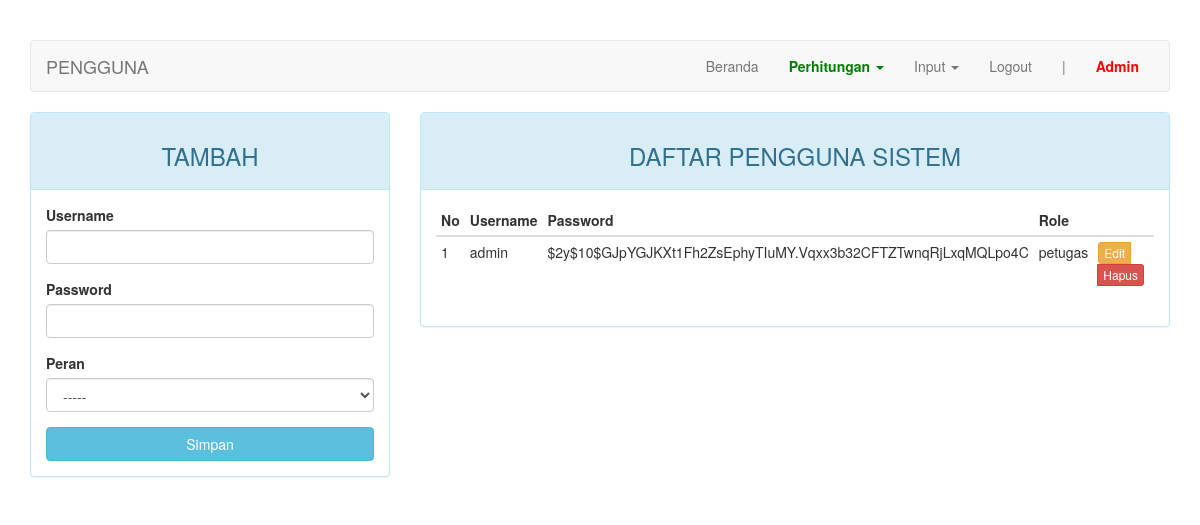
The page /index.php?page=pengguna (signed in) on the database its author committed.
### tables this page shows
CREATE TABLE `pengguna` (
  `kd_pengguna` int NOT NULL,
  `username` varchar(30) NOT NULL,
  `password` varchar(60) NOT NULL,
  `role` enum('petugas','siswa') DEFAULT NULL
);

### index.php (the view, shortened to what this page needs)
<?php
require_once "config.php";
?>
<!DOCTYPE html>
<html lang="en">
<head>
    <link rel="stylesheet" href="assets/css/bootstrap.min.css">
</head>
<body>
    <div class="container">
        <nav class="navbar navbar-default">
            <div class="container-fluid">
                <div class="navbar-header">
                    <a class="navbar-brand" href="#"><?php $str = (isset($_GET["page"])) ? (($_GET["page"] == "nilai") ? "persyaratan" : $_GET["page"]) : "dashboard"; echo strtoupper($str)?></a>
                </div>
                <div class="collapse navbar-collapse" id="bs-example-navbar-collapse-1">
                    <ul class="nav navbar-nav navbar-right">
                        <li><a href="?page=home">Beranda <span class="sr-only">(current)</span></a></li>
                        <li class="dropdown">
                            <a href="#" class="dropdown-toggle" style="font-weight: bold; color: green;" data-toggle="dropdown" role="button" aria-haspopup="true" aria-expanded="false">Perhitungan <span class="caret"></span></a>
                        </li>
                        <li class="dropdown">
                          <a href="#" class="dropdown-toggle" data-toggle="dropdown" role="button" aria-haspopup="true" aria-expanded="false">Input <span class="caret"></span></a>
                        </li>
                        <li><a href="logout.php">Logout</a></li>
                        <li><a href="#">|</a></li>
                        <li><a href="#" style="font-weight: bold; color: red;"><?= ucfirst($_SESSION["username"]) ?></a></li>
                    </ul>
                </div>
            </div>
        </nav>
        <div class="row">
            <div class="col-md-12">
              <?php include page($_PAGE); ?>
            </div>
        </div>
    </div>
</body>
</html>

### page/pengguna.php (shortened to what this page needs)
<?php
$update = (isset($_GET['action']) AND $_GET['action'] == 'update') ? true : false;
?>
<div class="row">
    <div class="col-md-4">
        <div class="panel panel-<?= ($update) ? "warning" : "info" ?>">
            <div class="panel-heading"><h3 class="text-center"><?= ($update) ? "EDIT" : "TAMBAH" ?></h3></div>
            <div class="panel-body">
                <form action="<?=$_SERVER['REQUEST_URI']?>" method="POST">
                    <div class="form-group">
                        <label for="username">Username</label>
                        <input type="text" name="username" class="form-control" value="<?= ($update) ? $row['username'] : '' ?>">
                    </div>
                    <div class="form-group">
                        <label for="password">Password</label>
                        <input type="password" name="password" class="form-control" value="<?= ($update) ? $row['password'] : '' ?>">
                    </div>
                    <div class="form-group">
                        <label for="role">Peran</label>
                        <select name="role" class="form-control" id="role">
                            <option>-----</option>
                        </select>
                    </div>
                    <button type="submit" class="btn btn-<?= ($update) ? "warning" : "info" ?> btn-block">Simpan</button>
                </form>
            </div>
        </div>
    </div>
	<div class="col-md-8">
	    <div class="panel panel-info">
	        <div class="panel-heading"><h3 class="text-center">DAFTAR PENGGUNA SISTEM </h3></div>
	        <div class="panel-body">
	            <table class="table table-condensed">
	                <thead>
	                    <tr>
	                        <th>No</th>
	                        <th>Username</th>
	                        <th>Password</th>
	                        <th>Role</th>
	                        <th></th>
	                    </tr>
	                </thead>
	                <tbody>
	                    <?php $no = 1; ?>
	                    <?php if ($query = $connection->query("SELECT * FROM pengguna")): ?>
	                        <?php while($row = $query->fetch_assoc()): ?>
	                        <tr>
	                            <td><?=$no++?></td>
	                            <td><?=$row['username']?></td>
	                            <td><?=$row['password']?></td>
	                            <td><?=$row['role']?></td>
	                            <td>
	                                <div class="btn-group">
	                                    <a href="?page=pengguna&action=update&key=<?=$row['kd_pengguna']?>" class="btn btn-warning btn-xs">Edit</a>
	                                    <a href="?page=pengguna&action=delete&key=<?=$row['kd_pengguna']?>" class="btn btn-danger btn-xs">Hapus</a>
	                                </div>
	                            </td>
	                        </tr>
	                        <?php endwhile ?>
	                    <?php endif ?>
	                </tbody>
	            </table>
	        </div>
	    </div>
	</div>
</div>

### index.php (style rules this page uses)
body { margin-top: 40px; }

### rows shown on the page
pengguna: username "admin", password "$2y$10$GJpYGJKXt1Fh2ZsEphyTIuMY.Vqxx3b32CFTZTwnqRjLxqMQLpo4C", role "petugas"

### other values the page prints
$str "PENGGUNA"
$_SESSION["username"] "Admin"
